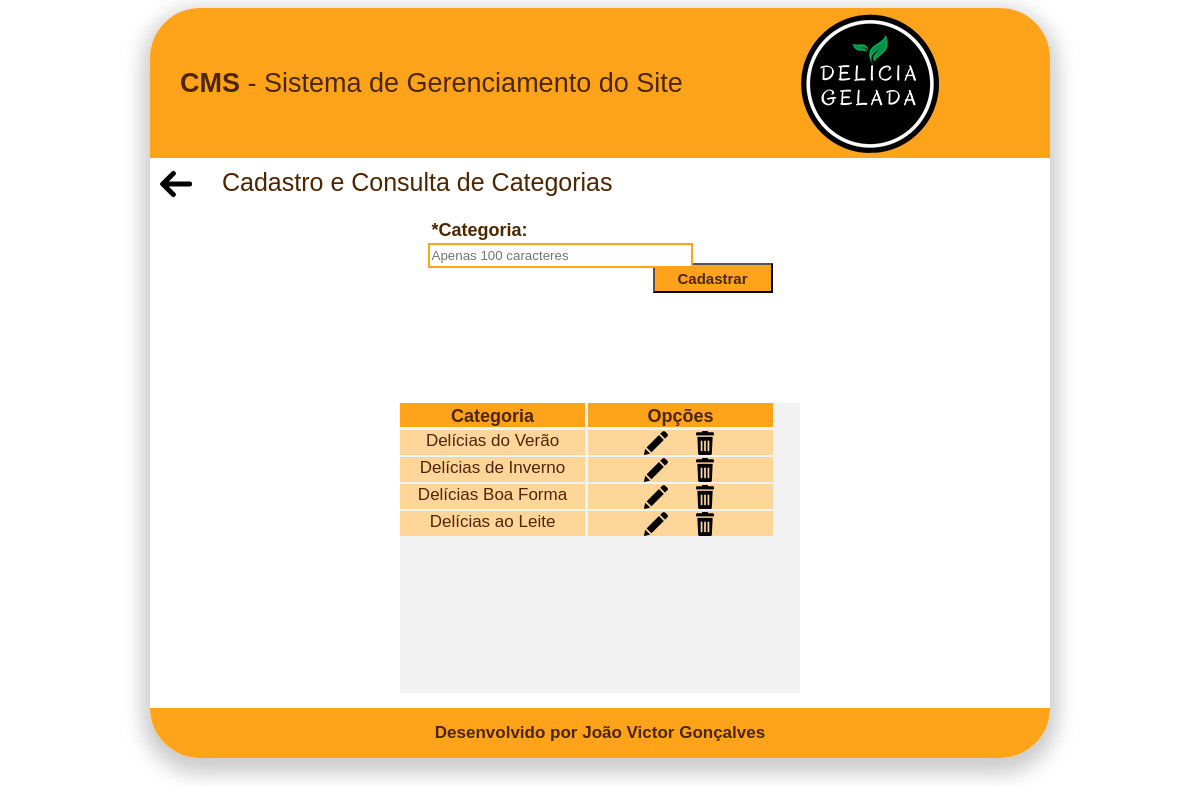
Screenshot of /CMS/cadastroCategorias.php with the database file from the repository.
### tables this page shows
CREATE TABLE `tbl_categoria` (
  `idCategoria` int(11) NOT NULL AUTO_INCREMENT,
  `categoria` varchar(255) NOT NULL,
  PRIMARY KEY (`idCategoria`)
);

### CMS/cadastroCategorias.php (the view, shortened to what this page needs)
<?php
    $categoria = null;
    $botao = "Cadastrar";
?>
<!DOCTYPE html>
<html>
    <head>
        <link rel="stylesheet" type="text/css" href="css/styleCadCategorias.css">
    </head>
    <body>
        <div id="principal">
            <div id="cabecalho">
                <div id="titulo">
                    <p id="titulo_cms"><b>CMS</b> - Sistema de Gerenciamento do Site</p>
                </div>
                <div id=logo>
                    <img src="imagens/logo.png" alt="Logo">
                </div>
            </div>
            <div id="config">
                <div id="seta">
                    <a href="admProdutos.php">
                        <img src="imagens/setaEsquerda.png" alt="Voltar">
                    </a>
                </div>
                <p id="desc_cad">Cadastro e Consulta de Categorias</p>
            </div>
            <form name="frmCadCategorias" method="post" action="cadastroCategorias.php">
                <div id="crud">
                    <div class="divs">
                        <div class="labels">
                            <p class="desc_labels">*Categoria:</p>
                        </div>
                        <input class="inputs" onkeypress="return validarNumero(event, 'number')" type="text" name="txtCategoria" value="<?php echo($categoria)?>" maxlength="100" size="30" pattern="[a-z A-Z ã Ã õ Õ é É í Í á Á ô Ô ç Ç]*" title="*** Digitação apenas de letras ***" placeholder="Apenas 100 caracteres" required>
                    </div>
                    <div id="botao">
                        <input id="cadastrar" type="submit" name="btnCadastrar" value="<?php echo($botao)?>">
                    </div>
                </div>
                <div id="consulta_dados">
                    <div class="consulta">
                        <div class="tipos">
                            <p class="desc_tipos">Categoria</p>
                        </div>
                        <div class="tipos">
                            <p class="desc_tipos">Opções</p>
                        </div>
                    </div>
                    <?php
                        $sql="select * from tbl_categoria order by idCategoria desc";
                        $select=mysql_query($sql);
                        while($rsConsulta=mysql_fetch_array($select)){
                    ?>
                    <div class="consulta">
                        <div class="dados">
                           <?php echo(utf8_encode($rsConsulta['categoria'])) ?>
                        </div>
                        <div class="dados">
                            <div id="centralizar_opcoes">
                                <div id="edit">
                                    <a href="cadastroCategorias.php?modo=consulta_editar&idCategoria=<?php echo($rsConsulta['idCategoria'])?>">
                                        <img src="imagens/edit.png" title="Editar Categoria" alt="Editar">
                                    </a>
                                </div>
                                <div id="delete">
                                    <a href="cadastroCategorias.php?modo=excluir&idCategoria=<?php echo($rsConsulta['idCategoria'])?>">
                                        <img src="imagens/delete.png" title="Deletar Categoria" alt="Deletar">
                                    </a>
                                </div>
                            </div>
                        </div>
                    </div>
                    <?php
                        }
                    ?>
                </div>
            </form>
            <div id="rodape">
                <div id="center">
                    <p id="desc_rodape">Desenvolvido por João Victor Gonçalves</p>
                </div>
            </div>
        </div>
    </body>
</html>

### CMS/css/styleCadCategorias.css (style rules this page uses)
#principal { width: 900px; height: 750px; margin-left: auto; margin-right: auto; border-radius: 50px; box-shadow: 0 8px 20px 8px #cccccc; }
#cabecalho { width: 900px; height: 150px; background-color: #ffa31a; border-top-left-radius: 50px; border-top-right-radius: 50px; }
#titulo { width: 550px; height: 150px; border-top-left-radius: 50px; float: left; }
#titulo_cms { font-family: sans-serif; font-size: 27px; color: #4d2600; float: left; margin-top: 60px; margin-left: 30px; }
#logo { width: 140px; height: 140px; float: left; margin-left: 100px; margin-top: 5px; }
#config { width: 900px; height: 50px; }
#seta { width: 32px; height: 32px; margin: 0; float: left; margin-left: 10px; margin-top: 10px; margin-right: 30px; }
#desc_cad { margin: 0; font-family: sans-serif; font-size: 25px; color: #4d2600; text-align: center; padding-top: 10px; float: left; }
#crud { width: 345px; height: 75px; margin-top: 10px; margin-left: auto; margin-right: auto; }
.divs { width: 350px; height: 25px; margin-top: 10px; font-family: sans-serif; }
.labels { width: 100px; height: 25px; float: left; }
.desc_labels { margin: 0; font-family: sans-serif; font-size: 18px; color: #4d2600; text-align: right; font-weight: bold; margin-top: 2px; }
.inputs { height: 19px; border: solid 2px #ffa31a; font-family: sans-serif; font-size: 15; }
#botao { width: 120px; height: 30px; float: right; font-family: sans-serif; margin-top: 20px; }
#cadastrar { width: 120px; height: 30px; font-size: 15px; background-color: #ffa31a; text-decoration: none; font-weight: bold; color: #4d2600; }
#consulta_dados { width: 400px; height: 290px; margin-top: 110px; margin-left: auto; margin-right: auto; overflow-y: scroll; background-color: #f2f2f2; }
.consulta { width: 380px; height: 24px; margin-bottom: 3px; }
.desc_tipos { margin: 0; font-family: sans-serif; font-size: 18px; color: #4d2600; text-align: center; padding-top: 3px; font-weight: bold; }
.tipos { width: 185px; height: 24px; background-color: #ffa31a; float: left; margin-right: 3px; }
.dados { width: 185px; height: 24px; background-color: #ffd699; float: left; margin-right: 3px; font-family: sans-serif; font-size: 17px; text-align: center; color: #4d2600; padding-top: 1px; }
#centralizar_opcoes { width: 73px; height: 24px; margin-left: auto; margin-right: auto; }
#edit { width: 24px; height: 24px; float: left; margin-right: 25px; }
#delete { width: 24px; height: 24px; float: left; }
#rodape { width: 900px; height: 50px; background-color: #ffa31a; border-bottom-left-radius: 50px; border-bottom-right-radius: 50px; margin-top: 15px; }
#center { width: 350px; height: 20px; margin-left: auto; margin-right: auto; padding-top: 15px; }
#desc_rodape { margin: 0; font-family: sans-serif; font-size: 17px; color: #4d2600; text-align: center; font-weight: bold; }

### rows the page displays
tbl_categoria: categoria "Delícias do Verão"
tbl_categoria: categoria "Delícias de Inverno"
tbl_categoria: categoria "Delícias Boa Forma"
tbl_categoria: categoria "Delícias ao Leite"
